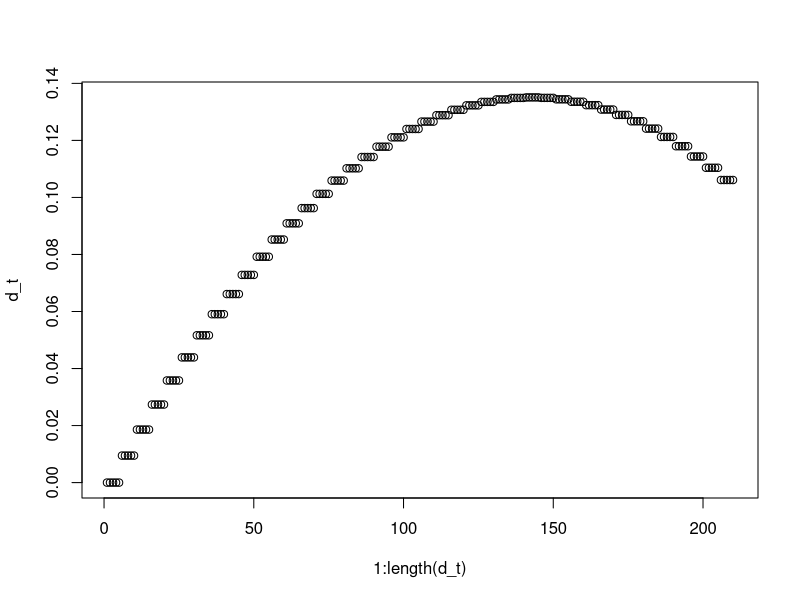

This chart was generated by the following R code:
# Load necessary libraries
library(dplyr)
library(ggplot2)
library(MASS)
library(pwr)

# Set parameters
Time <- 210  # Total number of decision points (42 days * 5 times per day)
rho <- 0.4  # Randomization probability
availability <- 0.5  # Constant availability



create_z <- function(t) {
  Z <- matrix(0, nrow = 3, ncol = 1)
  Z <- c(1, floor((t-1)/5), floor((t-1)/5)^2)
  return(Z)
}

#calculate matrix Z and Q
Z <- matrix(0, nrow = Time, ncol = 3)
for (t in 1:Time) {
  Z[t,] <- c(1, floor((t-1)/5), floor((t-1)/5)^2)
}
Q <- t(Z) %*% diag(rep(availability,Time) * rep(rho, Time) * rep((1-rho), Time)) %*% Z

# Standardized treatment effect (d)
d <- c(0, 0.00964, -0.000172)
# d <- c(0, 0.01, -0.0002)
# beta_t <- matrix(rep(0.1, 210), ncol = 1)
# d <- solve(t(Z) %*% diag(rep(availability,Time)) %*% Z) %*% t(Z)  %*% diag(rep(availability,Time)) %*% beta_t

# Verify the max effect day
effect_by_day <- c()
for (i in 1:(Time/5)) {
  effect_by_day <- c(effect_by_day, t(create_z(i*5)) %*% d)
}
print(paste0("Maximum effect: ", which.max(effect_by_day)))

# Verify the d_bar
d_t <- numeric(0)
for (i in 1:Time) {
  d_t <- c(d_t, t(create_z(i)) %*% d)
}
print(paste0("d bar: ", sum(d_t)/ Time))

plot(1:length(d_t), d_t)

# Function to calculate sample size for given power and alpha
calculate_sample_size <- function(beta, alpha, d_bar, Q) {
  p <- 3
  q <- 3
  # Calculate power function for given N
  power_function <- function(N) {
    
    #calculate the noncentraility parameter
    c_N <- N * t(d) %*% Q %*% d
    df1 <- p
    df2 <- N - q - p
    
    # Calculate the critical value for the F-distribution
    inv.f <- qf(1-alpha,df1,df2)
    
    # Evaluate the left-hand side of the formula
    calc_power = 1-pf(inv.f,df1,df2,ncp = c_N)
    #print(paste0("Sample size: ", N, ", power: ", calc_power))
    return(calc_power - 0.8)
  }
  
  # Debugging: Print values at interval endpoints
  # print(paste("Value at N=10:", power_function(10)))
  # print(paste("Value at N=100:", power_function(1000)))
  
  # Calculate sample size for given power
  result <- uniroot(power_function, interval = c(10, 1000))
  

  return(ceiling(result$root))
}

# Desired power and significance level
beta <- 0.8
alpha <- 0.05

# Calculate sample size
sample_size <- calculate_sample_size(beta, alpha, d, Q)
 print(paste("Required sample size: ", sample_size))
